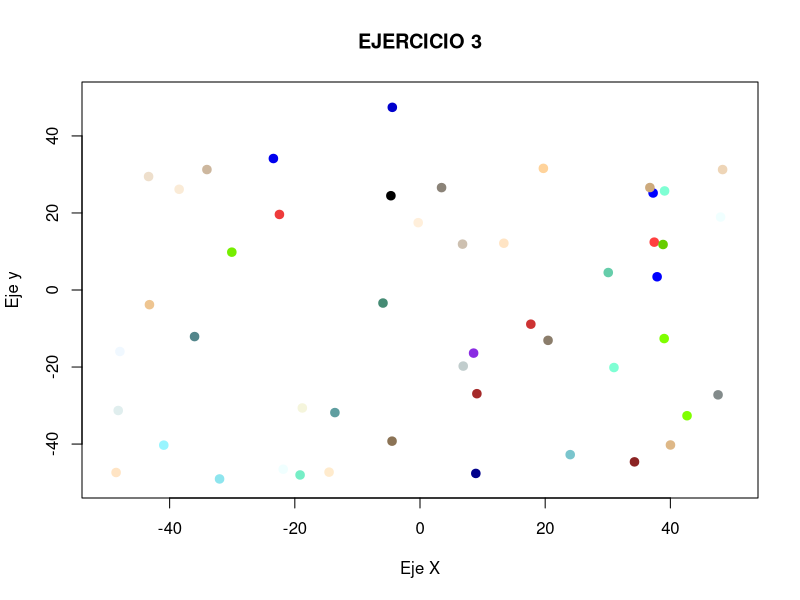
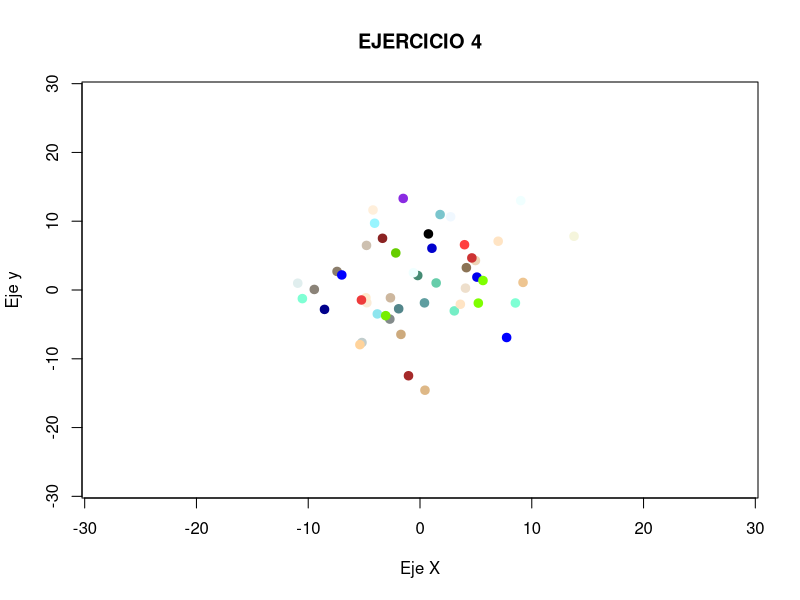
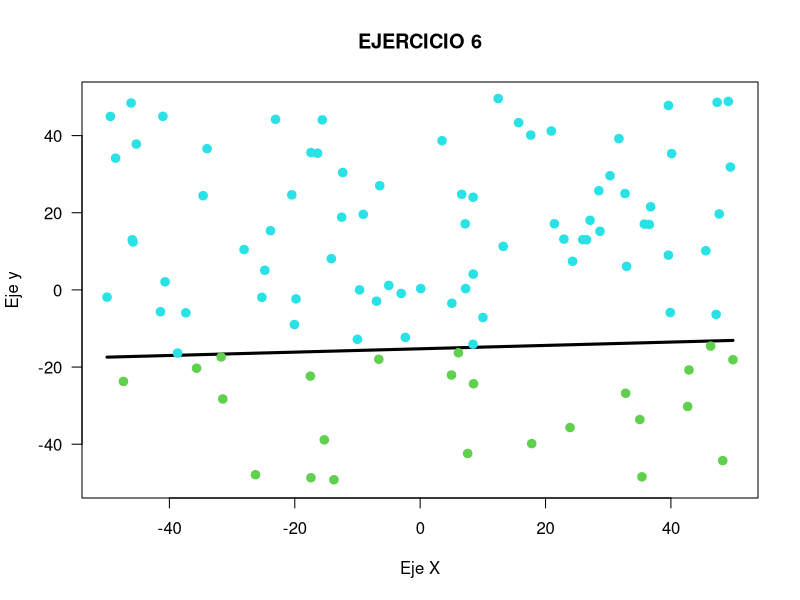

Reproduce these figures in R, in order.
###############################################################################
# Autor: Braulio Vargas López
# Grupo: 1
# Práctica: 1
# Fecha de entrega: 23/03/2016
# Fecha actual: 1/03/2016
#--------------------------------------------
#
# set.seed(3)
funciones = c(function(x,y) y - ecu[1]*x - ecu[2],
              function(x,y) (x - 10)^2 + (y - 20)^2 - 400,
              function(x,y) 0.5*(x + 10)^2 + (y - 20)^2 - 400,
              function(x,y) 0.5*(x - 10)^2 - (y + 20)^2 - 400,
              function(x,y) y - 20*x^2 - 5*x + 3,
              function(x,y) y - rectaEJ7[1]*x - rectaEJ7[2],
              function(x,y) x^2+y^2 - 25
              )

funciones_eval = c(function(eval) eval[2] - ecu[1]*eval[1] - ecu[2],
                   function(eval) (eval[1] - 10)^2 + (eval[2] - 20)^2 - 400,
                   function(eval)  0.5*(eval[1] + 10)^2 + (eval[2] - 20)^2 - 400,
                   function(eval) 0.5*(eval[1] - 10)^2 - (eval[2] + 20)^2 - 400,
                   function(eval) eval[2] - 20*eval[1]^2 - 5*eval[1] + 3,
                   function(eval) eval[2] - rectaEJ7[1]*eval[1] - rectaEJ7[2],
                   function(eval) eval[1]^2+eval[2]^2 - 25
                   )

#---------------------------
# EJERCICIO 3.2
#
# Ejercicio de Generación y Visualización de datos
#
#   1.  Construir una función lista = simula_unif(N,dim,rango) que calcule una 
#       lista de longitud N de vectores de dimensión dim conteniendo números
#       aleatorios uniformes en el intervalo rango.

simula_unif <- function(N=5,dim=2,rango=5:20){
    # Generamos una matriz de datos aletorios distribuidos uniformemente
    # en el rango de valores introducido. Esta matriz tendrá el un número
    # de filas N, y un número de columnas dim.
    num = matrix(runif(N*dim, min=rango[1], max=rango[length(rango)]), 
      nrow = N, ncol = dim)
    num
}

print("######################################################################")
print("Ejercicio 1")
print("######################################################################")
lista = simula_unif()
print(lista)

#   2.  Construir una función lista = simula_gaus(N,dim,sigma) que calcule una
#       lista de longitud N de vectores de dimensión dim conteniendo números
#       aleatorios gaussianos de media 0 y varianzas dadas por el vector sigma.
#

simula_gaus <- function(N=5,dim=2,sigma=1){
    media = 0
    # Al igual que antes, generamos una matriz,pero esta vez sigue una 
    # distribución gaussiana, con media 0, inicializada más arriba y sigma = 1
    # por defecto. La matriz tendrá N filas y dim columnas.
    num = matrix(rnorm(N*dim, media, sigma), nrow = N, ncol = dim)
    num
}


print("######################################################################")
print("Ejercicio 2")
print("######################################################################")
lista = simula_gaus()
print(lista)

pintar <- function(puntos, funcion, intervalo, nombreGrafica, 
    colores = colors(), verFuncion = FALSE){
    if(verFuncion){
        x <- y <- seq(range(puntos[,1])[1],range(puntos[,1])[2],length=100)
        z <- outer(x,y,funcion)
        contour(
            x=x, y=x, z=z,
            levels=0, las=1, drawlabels=FALSE, lwd=3, xlab="Eje X", 
            ylab="Eje y",main = nombreGrafica
        )
    }
    else{
        plot(intervalo, intervalo, xlab="Eje X", ylab="Eje y", type="n", 
        main = nombreGrafica)
    }

    points(puntos, col = colores, pch=19, lwd = 2)
}


#   3.  Suponer N = 50, dim = 2, rango = [-50,+50] en cada dimensión. Dibujar
#       una gráfica de la salida de la función correspondiente

pintaUnif <- function(N = 50, dim = 2, rangoV = -50:50){
  pintar(simula_unif(N,dim,rangoV), intervalo = rangoV, 
    nombreGrafica = "EJERCICIO 3", verFuncion = F)

}

print("######################################################################")
print("Ejercicio 3")
print("######################################################################")

pintaUnif()

#  4.  Suponer N = 50, dim = 2, rango = [5,7] en cada dimensión. Dibujar
#      una gráfica de la salida de la función correspondiente.

pintaGauss <- function(N = 50, dim = 2, sigma = 5:7){
    pintar(simula_gaus(N,dim,sigma), intervalo = (sigma[3]*(-4)):(sigma[3]*4), 
        nombreGrafica = "EJERCICIO 4", verFuncion = F)
}

pintaGauss()

# 5.  Construir la función v=simula_recta(intervalo) quealcula los 
#     parámetros, v=(a,b) de una recta aleatoria, y = ax + b, que corte al
#     cuadrado [-50,50] x [-50,50] (Ayuda: Para calcular la recta simular las
#     coordenadas de dos puntos dentro del cuadrado y calcular la recta que
#     pasa por ellos)

simula_recta <- function(dim = -50:50, punto_1 = c(sample(dim, 2)),
    punto_2 = c(sample(dim, 2)), verPunto = T){
    # Por defecto, obtenemos dos puntos aleatorios dentro del intervalo,
    # pero en caso de que 
    if(verPunto){
        print("#####Punto 1")
        print(punto_1)
    
        print("#####Punto 2")
        print(punto_2)
    }
    
    # Para calcular la recta que pasa por dos puntos, usaremos la expresión:
    #       
    #          x - x1      y - y1
    #        --------- = ----------
    #         x2 - x1     y2 - y1
    #
    # Con lo que si despejamos obtenemos
    #
    #   => (y2-y1)x - x1(y2-y1) = y(x2-x1) - y1(x2-x1)
    #   => y = (y2-y1)x/(x2-x1) - (x1(y2-y1)+y1(x2-x1))/(y2-y1)

    punto_aux = c(punto_2[1]-punto_1[1], punto_2[2]-punto_1[2])

    ecuacion = c(punto_aux[2]/punto_aux[1], 
        (((-1*punto_1[1]*punto_aux[2])+(punto_1[2]*punto_aux[1]))/punto_aux[1]))
    ecuacion
}

print("######################################################################")
print("Ejercicio 5")
print("######################################################################")
ecu = simula_recta()

print(ecu)



# 6.  Generar una muestra 2D de puntos usando simula_unif() y etiquetar la 
#     muestra usando el signo de la función f (x, y) = y − ax − b de cada 
#     punto a una recta simulada con simula_recta(). Mostrar una gráfica con 
#     el resultado de la muestra etiquetada junto con la recta usada para ello.



print("######################################################################")
print("Ejercicio 6")
print("######################################################################")

evaluaPuntos <- function(puntosAEvaluar, intervalo, apartado){

    # etiquetas = mapply(function(x,y) y - ecu[1]*x - ecu[2], puntosAEvaluar)
    etiquetas = apply(X=puntosAEvaluar, FUN=funciones_eval[[apartado]], MARGIN=1)
    sign(etiquetas)
}

range = -50:50
puntos = simula_unif(N=100,dim=2,rango=range)
etiquetas6 = evaluaPuntos(puntos, range, apartado = 1)

pintar(puntos, funciones[[1]], range, "EJERCICIO 6", 
    colores =  etiquetas6 + 4, verFuncion = T)

# 7.  Usar la muestra generada en el apartado anterior y etiquetarla con +1,-1 
#     usando el signo de cada una de las siguientes funciones
#         - f (x, y) = (x − 10)^2 + (y − 20)^2 − 400
#         - f (x, y) = 0.5*(x + 10)2 + (y − 20)2 − 400
#         - f (x, y) = 0.5(x − 10)2 − (y + 20)2 − 400
#         - f (x, y) = y − 20x2 − 5x + 3
#     Visualizar el resultado del etiquetado de cada función junto con su 
#     gráfica y comparar el resultado con el caso lineal Â¿Que consecuencias 
#     extrae sobre la forma de las regiones positiva y negativa?

etiquetas7_1 = evaluaPuntos(puntos, range, apartado = 2)
# pintar(puntos, funciones[[2]], range, "EJERCICIO 7.1", 
#     colores = etiquetas7_1+4, verFuncion = T)

etiquetas7_2 = evaluaPuntos(puntos, range, apartado = 3)
# pintar(puntos, funciones[[3]], range, "EJERCICIO 7.2", 
#     colores = etiquetas7_2+4, verFuncion = T)

etiquetas7_3 = evaluaPuntos(puntos, range, apartado = 4)
# pintar(puntos, funciones[[4]], range, "EJERCICIO 7.3", 
#     colores = etiquetas7_3+4, verFuncion = T)

etiquetas7_4 = evaluaPuntos(puntos, range, apartado = 5)
# pintar(puntos, funciones[[5]], range, "EJERCICIO 7.4", 
#     colores = etiquetas7_4+4, verFuncion = T)

etiquetasFunc = list(etiquetas6, etiquetas7_1, 
    etiquetas7_2, etiquetas7_3, etiquetas7_4)
